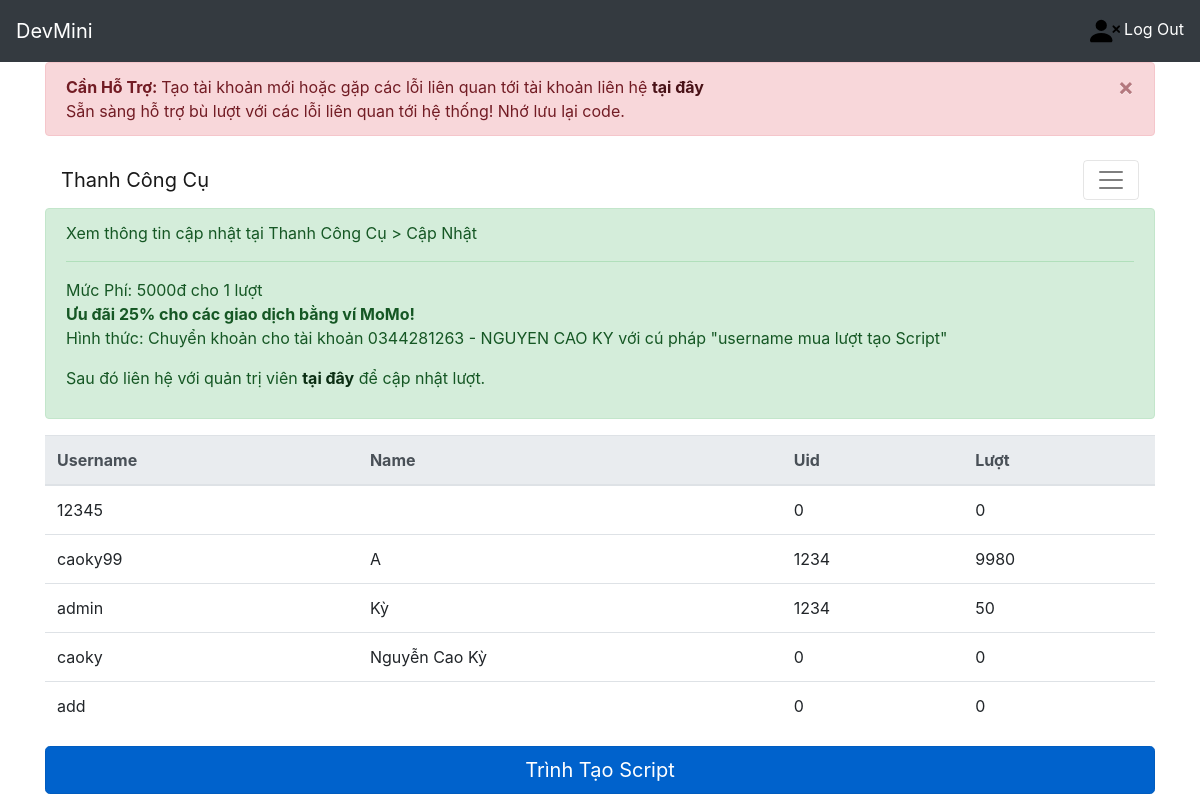
The page / (signed in) on the database as committed earlier.
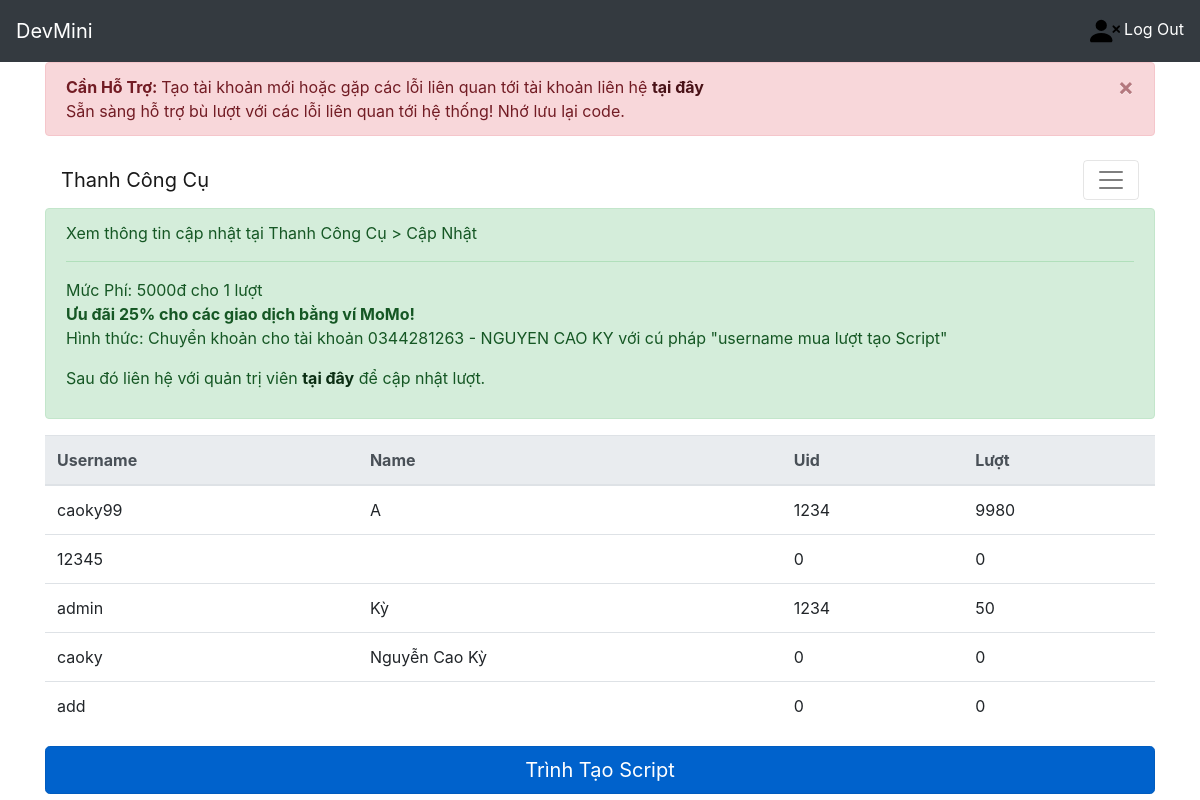
The same page on the database as committed later.
### home/models.py (models this page shows)
class MyUser(AbstractUser):
    luot=models.IntegerField(default=0)
    name=models.CharField(max_length=100,default="")
    uid=models.IntegerField(default=0)
    isAdmin = models.BooleanField(default=False)
    isMod = models.BooleanField(default=False)
    madonhang=models.IntegerField(default=0)

### home/views.py (the view)
# urls.py: path('', views.index),
def index(request):
   User = {'MyUser': MyUser.objects.all().order_by('-last_login')}
   return render(request, 'pages/home.html', User)

### home/templates/pages/home.html (shortened to what this page needs)
{% extends "pages/base.html" %}
{% block menu %}
<nav class="navbar navbar-light">
  <a class="navbar-brand" href="#">Thanh Công Cụ</a>
  <button class="navbar-toggler" type="button" data-toggle="collapse" data-target="#navbarNavAltMarkup" aria-controls="navbarNavAltMarkup" aria-expanded="false" aria-label="Toggle navigation">
    <span class="navbar-toggler-icon"></span>
  </button>
</nav>
<div class="alert alert-success" role="alert">
  Xem thông tin cập nhật tại Thanh Công Cụ > Cập Nhật
  <hr>
  Mức Phí: 5000đ cho 1 lượt<br>
  <b>Ưu đãi 25% cho các giao dịch bằng ví MoMo!</b>
    <p>Hình thức: Chuyển khoản cho tài khoản 0344281263 - NGUYEN CAO KY với cú pháp "username mua lượt tạo Script"</p>
    <p>Sau đó liên hệ với quản trị viên <a href="https://m.me/KyNguyen.1704/" class="alert-link">tại đây</a> để cập nhật lượt.</p>
</div>
<table class="table">
  <thead class="thead-light">
    <tr>
      <th scope="col">Username</th>
      <th scope="col">Name</th>
      <th scope="col">Uid</th>
      <th scope="col">Lượt</th>
    </tr>
  </thead>
  <tbody>
  {% for name in MyUser %}
    <tr>
      <td>{{name.username}}</td>
      <td>{{name.name}}</td>
      <td>{{name.uid}}</td>
      <td>{{name.luot}}</td>
    </tr>
    {% endfor %}
  </tbody>
</table>
{% if user.luot > 0 %}
<a href="{% url 'script' %}" class="btn btn-primary btn-lg active btn-lg btn-block" role="button" aria-pressed="true">Trình Tạo Script</a>
{% endif %}
{% endblock %}

Rows that differ between the two databases and show on the page:
changed MyUser "caoky99": moves up the list
